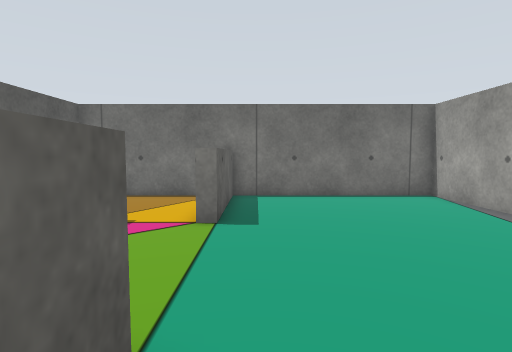
view 1 (above)

16 first-person views from a walk through a world built for the Gazebo simulator. The camera is 0.45 m above the floor, tilts 4° down and sees 80° across. The floor is counted in squares, 0.25 m on a side. Each view is taken from the middle of a square. On the plan, view 1 faces up. The plan holds only what a view shows up to about 16 squares ahead; the rest is blank.

view 2
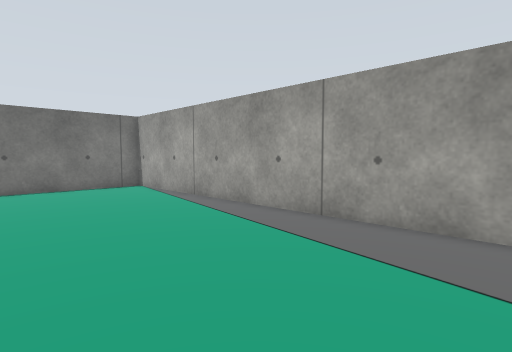

view 3
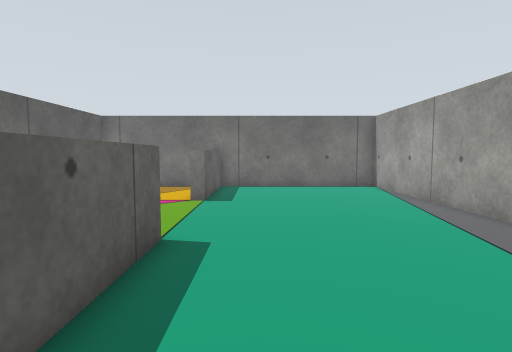

view 4
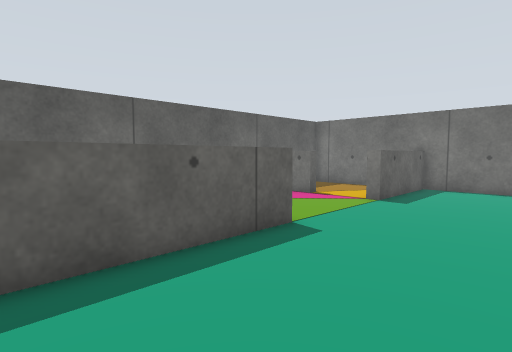

view 5
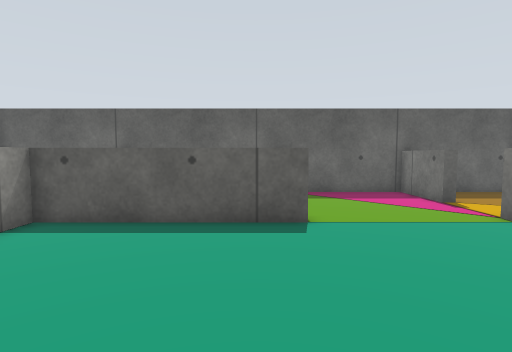

view 6
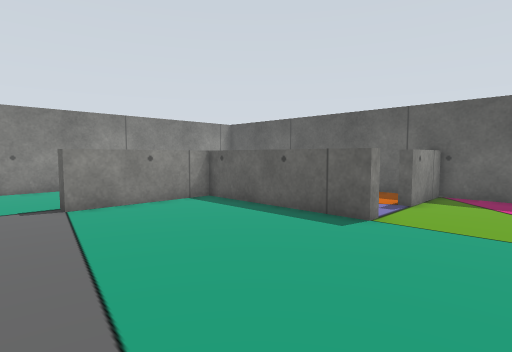

view 7
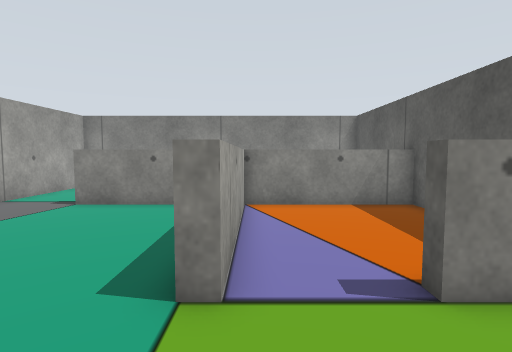

view 8
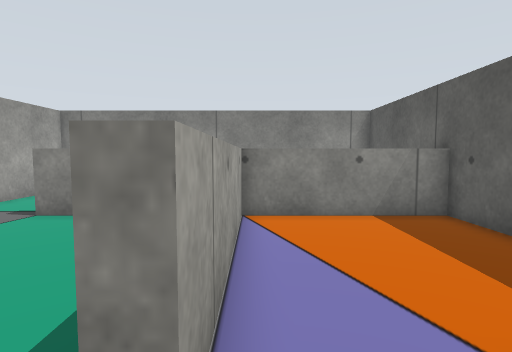

view 9
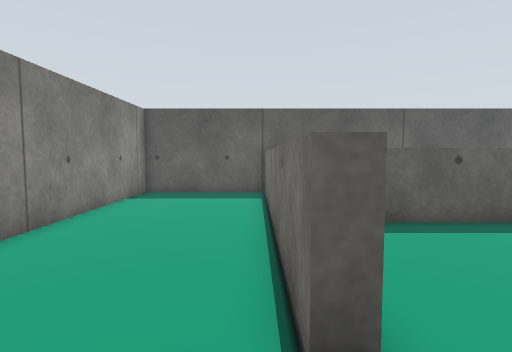

view 10
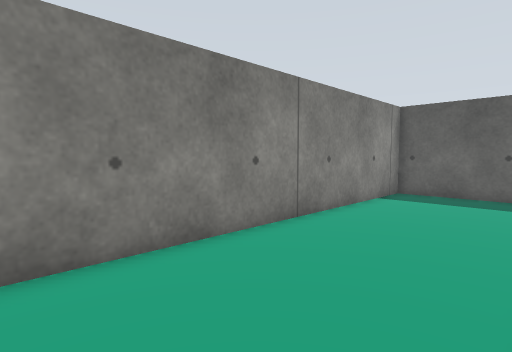

view 11
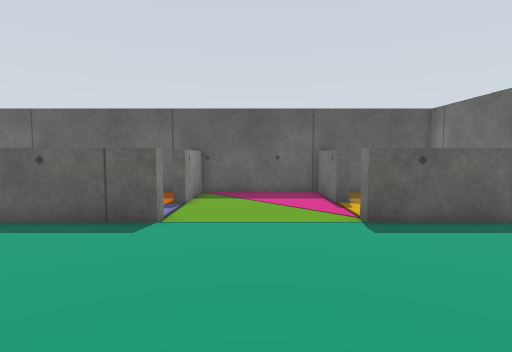

view 12
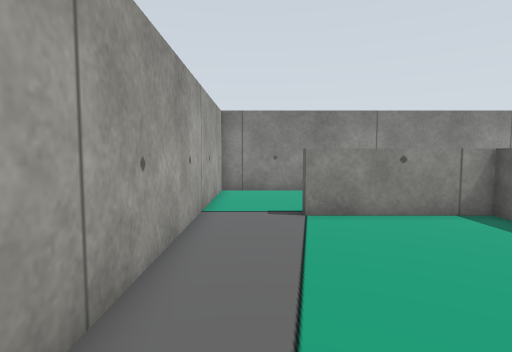

view 13
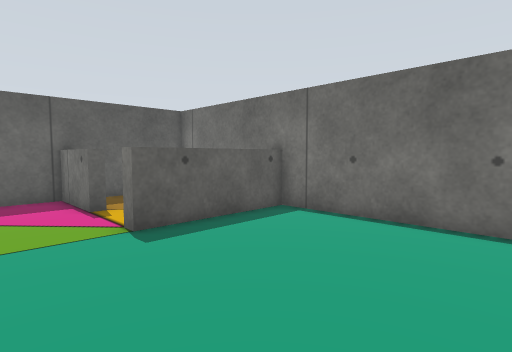

view 14
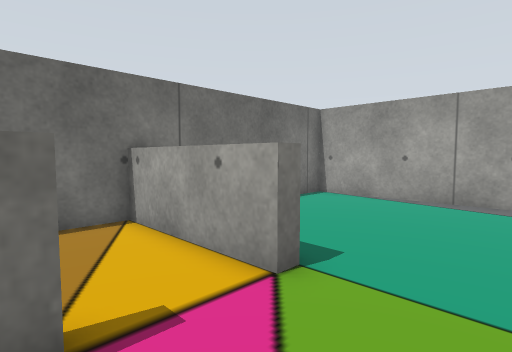

view 15
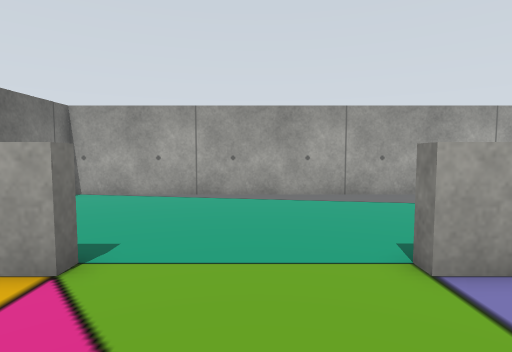

view 16
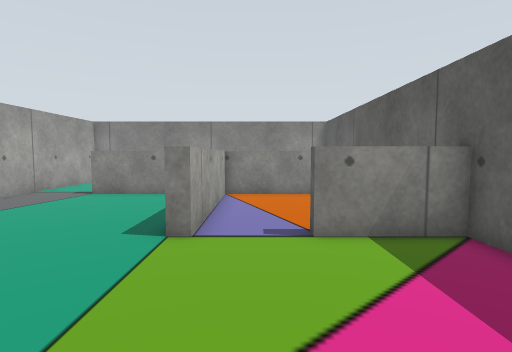

### Floor plan
Points are (right, up) in squares from view 1. A wall is a line through its corners. A room is listed if a view was taken in it or the views show most of it. See-through windows are left out.
Room 1 (views 1, 2, 3, 4, 5, 6, 7, 8, 11, 12, 13)
walls: (7.7, -3.6) (7.7, 13.3) (-1.5, 13.3)
low walls: (-1.6, 2.4) (-1, 2.4) (-1, -4.9) (4.5, -4.9); (-1, 13.4) (-1, 8) (-1.6, 8)
ways out: opening at (6.5, -4.5) to room 2; opening at (-1.5, 5) to room 3
Room 2 (views 9, 10)
walls: (-7.7, -5.6) (-7.7, -11.3) (7.7, -11.3) (7.7, -3.6)
low walls: (4.5, -4.9) (4.5, -5.5) (-6.6, -5.5)
ways out: opening at (6.5, -4.5) to room 1
Room 3 (views 14, 15)
walls: (-7.7, 8.6) (-7.7, 2.1)
low walls: (-4.3, 8.6) (-4.3, 8) (-7.8, 8); (-7.8, 2.4) (-4.3, 2.4)
ways out: opening at (-1.5, 5) to room 1; opening at (-3, 8) to room 4; opening at (-3, 2) to room 5
Room 4 (view 16)
walls: (-1.5, 13.3) (-7.7, 13.3) (-7.7, 8.6)
low walls: (-1.6, 8) (-1.6, 13.4)
ways out: opening at (-3, 8) to room 3
Room 5 (no view inside)
walls: (-7.7, 2.1) (-7.7, -5.6)
low walls: (-4.3, 2.4) (-4.3, 1.9); (-7.8, -4.9) (-1.6, -4.9) (-1.6, 2.4)
ways out: opening at (-3, 2) to room 3

Positions as (right, up) in squares from view 1, and headings:
1: (0, 0), facing up
2: (0, -4), facing up-right
3: (1, -4), facing up
4: (4, -4), facing up-left
5: (7, 1), facing left
6: (7, 6), facing down-left
7: (-2, 6), facing down
8: (-2, 4), facing down
9: (7, -6), facing left
10: (7, -6), facing down-left
11: (7, 5), facing left
12: (6, 4), facing down
13: (6, 5), facing up-left
14: (-5, 5), facing up-right
15: (-6, 5), facing right
16: (-3, 9), facing down
